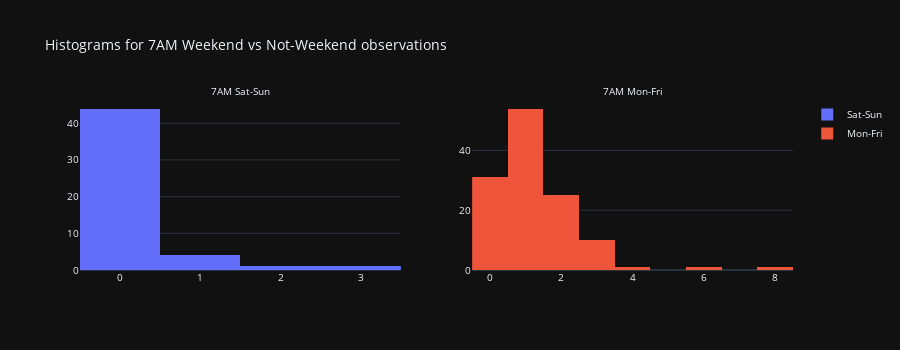

The notebook cell this image was saved under:
### Markdown cell above
Then again, it will be different for 7AM week day and 7AM weekend day. It is expected that during the weekend people sleep in more, and during the week they walk the dogs, drive to work etc.

### Code cell
fig = make_subplots(rows=1, cols=2, subplot_titles=('7AM Sat-Sun', '7AM Mon-Fri'))

filtered = merged[merged['hour'] == 7]

fig.add_trace(go.Histogram(x=filtered[filtered['is_weekend_day'] == 1]['obs_count'], name='Sat-Sun'), row=1, col=1)
fig.add_trace(go.Histogram(x=filtered[filtered['is_weekend_day'] == 0]['obs_count'], name='Mon-Fri'), row=1, col=2)

fig.update_layout(height=350, width=900, title_text="Histograms for 7AM Weekend vs Not-Weekend observations", font=dict(size=10))
for i in fig['layout']['annotations']: i['font'] = dict(size=10)  # change subplot titles size
fig.show()

### Figure 1 — Plotly figure (JSON) as saved in the notebook; plotly's stock layout.template omitted (floating-point values rounded to 4 significant figures)
{"data": [{"name": "Sat-Sun", "type": "histogram", "x": [0, 3, 2, 0, 0, 0, 0, 0, 0, 0, 0, 0, 0, 1, 0, 0, 0, 0, 1, 0, 0, 0, 0, 0, 0, 0, 0, 0, 0, 0, 0, 0, 0, 0, 0, 0, 1, 0, 0, 0, 0, 0, 0, 0, 0, 0, 1, 0, 0, 0], "xaxis": "x", "yaxis": "y"}, {"name": "Mon-Fri", "type": "histogram", "x": [2, 2, 2, 1, 1, 3, 1, 1, 1, 2, 2, 1, 1, 1, 0, 2, 2, 1, 1, 1, 1, 2, 2, 1, 1, 0, 3, 1, 1, 1, 6, 0, 1, 0, 0, 2, 3, 3, 3, 1, 1, 1, 0, 1, 0, 1, 2, 0, 0, 2, 3, 2, 2, 2, 1, 0, 1, 2, 1, 1, 0, 2, 1, 0, 1, 0, 1, 2, 1, 1, 2, 0, 0, 0, 3, 0, 0, 0, 0, 0, 2, 0, 0, 1, 1, 1, 1, 1, 3, 1, 0, 0, 1, 0, 1, 1, 0, 0, 3, 1, 1, 1, 0, 2, 4, 1, 0, 1, 1, 2, 1, 1, 1, 1, 2, 1, 1, 1, 2, 2, 0, 8, 3], "xaxis": "x2", "yaxis": "y2"}], "layout": {"annotations": [{"font": {"size": 10}, "showarrow": false, "text": "7AM Sat-Sun", "x": 0.225, "xanchor": "center", "xref": "paper", "y": 1, "yanchor": "bottom", "yref": "paper"}, {"font": {"size": 10}, "showarrow": false, "text": "7AM Mon-Fri", "x": 0.775, "xanchor": "center", "xref": "paper", "y": 1, "yanchor": "bottom", "yref": "paper"}], "font": {"size": 10}, "height": 350, "title": {"text": "Histograms for 7AM Weekend vs Not-Weekend observations"}, "width": 900, "xaxis": {"anchor": "y", "autorange": true, "domain": [0, 0.45], "range": [-0.5, 3.5], "type": "linear"}, "xaxis2": {"anchor": "y2", "autorange": true, "domain": [0.55, 1], "range": [-0.5, 8.5], "type": "linear"}, "yaxis": {"anchor": "x", "autorange": true, "domain": [0, 1], "range": [0, 46.32]}, "yaxis2": {"anchor": "x2", "autorange": true, "domain": [0, 1], "range": [0, 56.84]}}}
